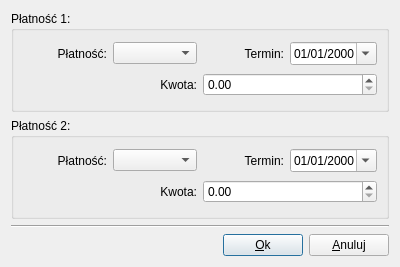
<?xml version="1.0" encoding="UTF-8"?>
<ui version="4.0">
 <class>CustomPaymentDialog</class>
 <widget class="QDialog" name="CustomPaymentDialog">
  <property name="geometry">
   <rect>
    <x>0</x>
    <y>0</y>
    <width>400</width>
    <height>267</height>
   </rect>
  </property>
  <property name="windowTitle">
   <string>Zaawansowane płatności</string>
  </property>
  <layout class="QGridLayout" name="gridLayout_3">
   <item row="0" column="0">
    <widget class="QGroupBox" name="groupBox">
     <property name="title">
      <string>Płatność 1:</string>
     </property>
     <layout class="QGridLayout" name="gridLayout">
      <item row="0" column="0">
       <layout class="QHBoxLayout" name="horizontalLayout_3">
        <item>
         <layout class="QHBoxLayout" name="horizontalLayout_2">
          <item>
           <widget class="QLabel" name="textLabel5">
            <property name="text">
             <string>Płatność:</string>
            </property>
            <property name="alignment">
             <set>Qt::AlignRight|Qt::AlignTrailing|Qt::AlignVCenter</set>
            </property>
            <property name="wordWrap">
             <bool>false</bool>
            </property>
           </widget>
          </item>
          <item>
           <widget class="QComboBox" name="paymCombo1"/>
          </item>
         </layout>
        </item>
        <item>
         <layout class="QHBoxLayout" name="horizontalLayout">
          <item>
           <widget class="QLabel" name="textLabel6">
            <property name="text">
             <string>Termin:</string>
            </property>
            <property name="alignment">
             <set>Qt::AlignRight|Qt::AlignTrailing|Qt::AlignVCenter</set>
            </property>
            <property name="wordWrap">
             <bool>true</bool>
            </property>
           </widget>
          </item>
          <item>
           <widget class="QDateEdit" name="liabDate1">
            <property name="displayFormat">
             <string>dd/MM/yyyy</string>
            </property>
            <property name="calendarPopup">
             <bool>true</bool>
            </property>
           </widget>
          </item>
         </layout>
        </item>
       </layout>
      </item>
      <item row="1" column="0">
       <layout class="QHBoxLayout" name="horizontalLayout_4">
        <item>
         <widget class="QLabel" name="textLabel7">
          <property name="layoutDirection">
           <enum>Qt::LeftToRight</enum>
          </property>
          <property name="text">
           <string>Kwota:</string>
          </property>
          <property name="alignment">
           <set>Qt::AlignRight|Qt::AlignTrailing|Qt::AlignVCenter</set>
          </property>
          <property name="wordWrap">
           <bool>false</bool>
          </property>
         </widget>
        </item>
        <item>
         <widget class="QDoubleSpinBox" name="amount1">
          <property name="maximum">
           <double>99999.990000000005239</double>
          </property>
         </widget>
        </item>
       </layout>
      </item>
     </layout>
    </widget>
   </item>
   <item row="1" column="0">
    <widget class="QGroupBox" name="groupBox_2">
     <property name="title">
      <string>Płatność 2:</string>
     </property>
     <layout class="QGridLayout" name="gridLayout_2">
      <item row="0" column="0">
       <layout class="QHBoxLayout" name="horizontalLayout_5">
        <item>
         <layout class="QHBoxLayout" name="horizontalLayout_6">
          <item>
           <widget class="QLabel" name="textLabel5_2">
            <property name="text">
             <string>Płatność:</string>
            </property>
            <property name="alignment">
             <set>Qt::AlignRight|Qt::AlignTrailing|Qt::AlignVCenter</set>
            </property>
            <property name="wordWrap">
             <bool>false</bool>
            </property>
           </widget>
          </item>
          <item>
           <widget class="QComboBox" name="paymCombo2"/>
          </item>
         </layout>
        </item>
        <item>
         <layout class="QHBoxLayout" name="horizontalLayout_7">
          <item>
           <widget class="QLabel" name="textLabel6_2">
            <property name="text">
             <string>Termin:</string>
            </property>
            <property name="alignment">
             <set>Qt::AlignRight|Qt::AlignTrailing|Qt::AlignVCenter</set>
            </property>
            <property name="wordWrap">
             <bool>true</bool>
            </property>
           </widget>
          </item>
          <item>
           <widget class="QDateEdit" name="liabDate2">
            <property name="displayFormat">
             <string>dd/MM/yyyy</string>
            </property>
            <property name="calendarPopup">
             <bool>true</bool>
            </property>
           </widget>
          </item>
         </layout>
        </item>
       </layout>
      </item>
      <item row="1" column="0">
       <layout class="QHBoxLayout" name="horizontalLayout_8">
        <item>
         <widget class="QLabel" name="textLabel7_2">
          <property name="layoutDirection">
           <enum>Qt::LeftToRight</enum>
          </property>
          <property name="text">
           <string>Kwota:</string>
          </property>
          <property name="alignment">
           <set>Qt::AlignRight|Qt::AlignTrailing|Qt::AlignVCenter</set>
          </property>
          <property name="wordWrap">
           <bool>false</bool>
          </property>
         </widget>
        </item>
        <item>
         <widget class="QDoubleSpinBox" name="amount2">
          <property name="maximum">
           <double>99999.990000000005239</double>
          </property>
         </widget>
        </item>
       </layout>
      </item>
     </layout>
    </widget>
   </item>
   <item row="2" column="0">
    <widget class="Line" name="line">
     <property name="orientation">
      <enum>Qt::Horizontal</enum>
     </property>
    </widget>
   </item>
   <item row="3" column="0">
    <layout class="QHBoxLayout" name="horizontalLayout_9">
     <item>
      <spacer name="horizontalSpacer">
       <property name="orientation">
        <enum>Qt::Horizontal</enum>
       </property>
       <property name="sizeHint" stdset="0">
        <size>
         <width>40</width>
         <height>20</height>
        </size>
       </property>
      </spacer>
     </item>
     <item>
      <widget class="QPushButton" name="okButton">
       <property name="text">
        <string>&amp;Ok</string>
       </property>
      </widget>
     </item>
     <item>
      <widget class="QPushButton" name="cancelButton">
       <property name="text">
        <string>&amp;Anuluj</string>
       </property>
      </widget>
     </item>
    </layout>
   </item>
  </layout>
 </widget>
 <tabstops>
  <tabstop>paymCombo1</tabstop>
  <tabstop>liabDate1</tabstop>
  <tabstop>amount1</tabstop>
  <tabstop>paymCombo2</tabstop>
  <tabstop>liabDate2</tabstop>
  <tabstop>amount2</tabstop>
 </tabstops>
 <resources/>
 <connections/>
</ui>
